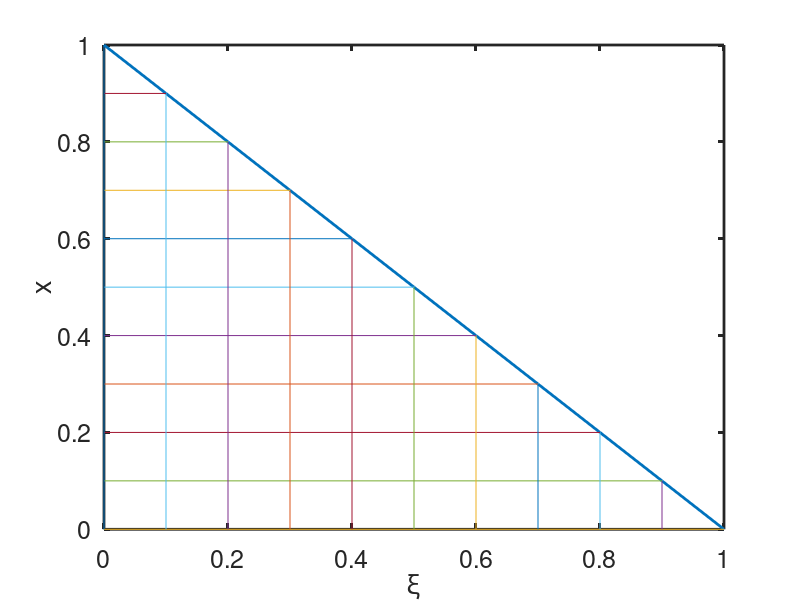

Write the MATLAB code that produced this figure.
clear;

% sfac = 1.0;
%
% xc = 0.5;
%
% nx = 10;
%
% xcoord = sfac.^[1:nx]


% % A program to test 1D grid refinement.
L=5.0;
xc=1.0;
A=2
s=[0:0.1:1];n=size(s);
% % Alternative 1
% for i=1:n(2),
%     x(i)=L*s(i)+A*(xc-L*s(i))*s(i)*(1-s(i));
% end

% % Alternative 2
% for i=1:n(2),
%  x(i)= cosd(s(i)*90);
% end

% Alternative 2
aa = 0;
for i=1:n(2),
    sfac = 3.0;
    x(i)= 1+(n(2)-(i-1))*sfac;
    aa = aa + x(i);
end
x = x./aa
x = cumsum(x)
% return
% double sfac = 3.0;
% double dd[nl];
% double ddsum = 0.;
% for (int ii=0; ii<nl; ii++){
%     //fprintf(stdout,"%d",ii);
%     dd[ii] = (1.+(nl-ii)*sfac);
%     ddsum+=dd[ii];
%     }
%     
%     return dd[layerno]/ddsum;

% Alternative 2 NICE
a_end = 0.01;
a_potens = 1;
for i=1:n(2),   
    x(i)= 1-(tand((1-s(i))*a_end)^a_potens)/(tand(a_end)^a_potens);
    % and the inverse
    s(i) = atan(((1- x(i))*(tan(a_end*pi/180)^a_potens))^(1/a_potens))/(a_end*pi/180);
end




plot(s,x,'LineWidth',2);hold on
for i=1:n(2),
    plot([s(i),s(i)],[0.0, x(i)]);
    plot([0.0,s(i)],[x(i), x(i)]);
end
xlabel('\xi','Fontsize',18)
ylabel('x','Fontsize',18)
set(gca,'Box','on');
set(gca,'Fontsize',18, 'LineWidth',2)
% plot([0,1],[0,L],'r')
text(0.05,L-0.1,['A=',num2str(A),...
    ' x=',num2str(xc)],'Fontsize',18)
hold off; % print -depsc exampleplot